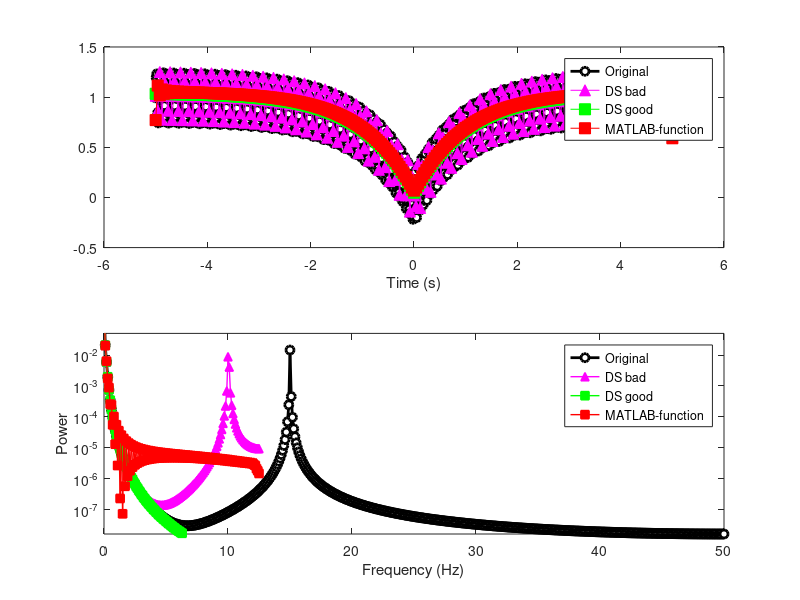

Here is the MATLAB script that generated this plot:

%% Laplace distribution

% parameters
srate  = 100;
tv     = -5:1/srate:5;
npnts  = length(tv);

% signal components
laplace  = 1-exp(-abs(tv));
fastsine = .25*sin(2*pi*tv*15);

% combine into one signal (no noise)
signal = laplace + fastsine;

% power spectrum (O = original)
hzO = linspace(0,srate/2,floor(npnts/2)+1);
signalO_pow = abs(fft(signal)/npnts).^2;
signalO_pow = signalO_pow(1:length(hzO));


figure(1), clf
subplot(211)
plot(tv,signal,'ko-','linew',2,'markerfacecolor','w','markeredgecolor','k')
xlabel('Time (s)')

subplot(212)
plot(hzO,signalO_pow,'ko-','linew',2,'markerfacecolor','w','markeredgecolor','k')
set(gca,'xlim',[0 50],'ylim',[0 .05],'yscale','lo')
xlabel('Frequency (Hz)'), ylabel('Power')

%% downsample by a factor

dnsampleFactor = 4;
newSrate = srate/dnsampleFactor;

% new time vector after upsampling
newTv = -5:1/newSrate:5;
newPnts = length(newTv);



%%% downsample WITHOUT low-pass filtering (bad idea!!)
signal_dsB = signal(1:dnsampleFactor:end);

% power spectrum (B = bad)
hz_ds = linspace(0,newSrate/2,floor(newPnts/2)+1);
signal_dsB_pow = abs(fft(signal_dsB)/newPnts).^2;
signal_dsB_pow = signal_dsB_pow(1:length(hz_ds));


%%% low-pass filter at new Nyquist frequency! (good idea!!)
fkern = fir1(14*newSrate/2,(newSrate/2)/(srate/2));
fsignal = filtfilt(fkern,1,signal);

% now downsample
signal_dsG = fsignal(1:dnsampleFactor:end);

% power spectrum (G = good)
signal_dsG_pow = abs(fft(signal_dsG)/newPnts).^2;
signal_dsG_pow = signal_dsG_pow(1:length(hz_ds));

fsignal_pow = abs(fft(fsignal)/npnts).^2;
fsignal_pow = fsignal_pow(1:length(hz_ds));




% plot in the time domain
subplot(211), hold on
plot(newTv,.02+signal_dsB,'m^-','markersize',8,'markerfacecolor','m')
plot(newTv,.04+signal_dsG,'gs-','markersize',8,'markerfacecolor','g')

% plot in the frequency domain
subplot(212), hold on
plot(hz_ds,signal_dsB_pow,'m^-','linew',1,'markerfacecolor','m','markeredgecolor','m')
plot(hz_ds,signal_dsG_pow,'gs-','linew',1,'markerfacecolor','g','markeredgecolor','g')

%% using MATLAB's resample function (signal processing toolbox)

% find p and q coefficients
[p,q] = rat( newSrate/srate );

% use resample function (sigproc toolbox)
signal_dsM = resample(signal,p,q);

% power spectrum (M = MATLAB)
signal_dsM_pow = abs(fft(signal_dsM)/newPnts).^2;
signal_dsM_pow = signal_dsM_pow(1:length(hz_ds));



% and plot it.
subplot(211)
plot(newTv,.06+signal_dsM,'rs-','markersize',8,'markerfacecolor','r')
legend({'Original';'DS bad';'DS good';'MATLAB-function'});
subplot(212)
plot(hz_ds,signal_dsM_pow,'rs-','linew',1,'markerfacecolor','r','markeredgecolor','r')
legend({'Original';'DS bad';'DS good';'MATLAB-function'});
